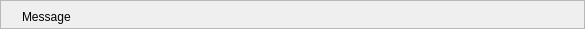
<ui version="4.0" >
 <class>MvdInfoPanel</class>
 <widget class="QFrame" name="MvdInfoPanel" >
  <property name="geometry" >
   <rect>
    <x>0</x>
    <y>0</y>
    <width>585</width>
    <height>28</height>
   </rect>
  </property>
  <property name="sizePolicy" >
   <sizepolicy vsizetype="Minimum" hsizetype="Preferred" >
    <horstretch>0</horstretch>
    <verstretch>0</verstretch>
   </sizepolicy>
  </property>
  <property name="windowTitle" >
   <string>Form</string>
  </property>
  <property name="frameShape" >
   <enum>QFrame::StyledPanel</enum>
  </property>
  <property name="frameShadow" >
   <enum>QFrame::Raised</enum>
  </property>
  <layout class="QHBoxLayout" >
   <property name="spacing" >
    <number>0</number>
   </property>
   <property name="leftMargin" >
    <number>4</number>
   </property>
   <property name="topMargin" >
    <number>4</number>
   </property>
   <property name="rightMargin" >
    <number>0</number>
   </property>
   <property name="bottomMargin" >
    <number>0</number>
   </property>
   <item>
    <widget class="QLabel" name="iconLabel" >
     <property name="text" >
      <string/>
     </property>
    </widget>
   </item>
   <item>
    <spacer>
     <property name="orientation" >
      <enum>Qt::Horizontal</enum>
     </property>
     <property name="sizeType" >
      <enum>QSizePolicy::Fixed</enum>
     </property>
     <property name="sizeHint" >
      <size>
       <width>10</width>
       <height>18</height>
      </size>
     </property>
    </spacer>
   </item>
   <item>
    <widget class="QLabel" name="messageLabel" >
     <property name="sizePolicy" >
      <sizepolicy vsizetype="Preferred" hsizetype="Expanding" >
       <horstretch>0</horstretch>
       <verstretch>0</verstretch>
      </sizepolicy>
     </property>
     <property name="text" >
      <string>Message</string>
     </property>
     <property name="wordWrap" >
      <bool>true</bool>
     </property>
    </widget>
   </item>
   <item>
    <spacer>
     <property name="orientation" >
      <enum>Qt::Horizontal</enum>
     </property>
     <property name="sizeType" >
      <enum>QSizePolicy::Fixed</enum>
     </property>
     <property name="sizeHint" >
      <size>
       <width>20</width>
       <height>22</height>
      </size>
     </property>
    </spacer>
   </item>
   <item>
    <widget class="QToolButton" name="closeButton" >
     <property name="toolTip" >
      <string>Close information panel.</string>
     </property>
     <property name="text" >
      <string/>
     </property>
     <property name="icon" >
      <iconset/>
     </property>
     <property name="autoRaise" >
      <bool>true</bool>
     </property>
    </widget>
   </item>
  </layout>
 </widget>
 <resources/>
 <connections/>
</ui>
